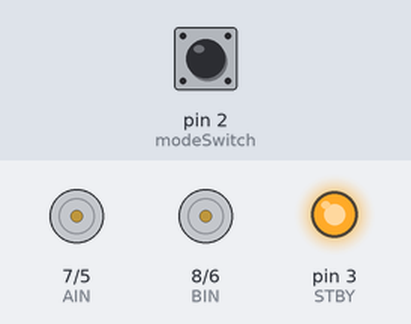
Recording of a sketch running on a simulated Arduino Uno, built with avr-gcc and run on an emulated ATmega328P. On the bench: direction and speed pins drawn as motors (green arrow = direction pin HIGH = forward, orange = LOW = backward, longer = more drive, stopped while the standby pin is LOW), output pins drawn as LEDs (lit = HIGH). Inputs (shaded band) come from the test bench; at power-on: pin 2 (modeSwitch) LOW.

Above: at 0.1 s.
At 5.5 s:
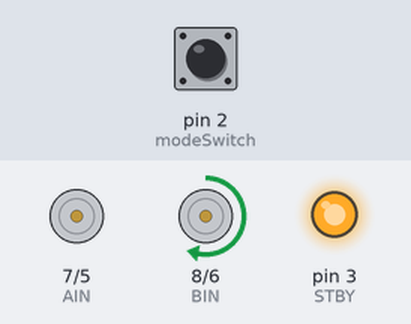
At 15.5 s:
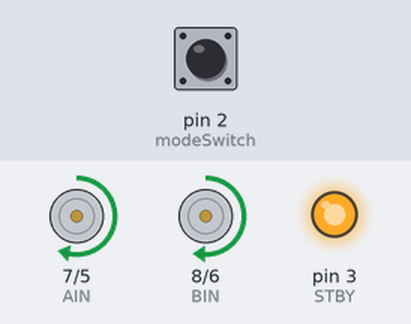
At 26.2 s:
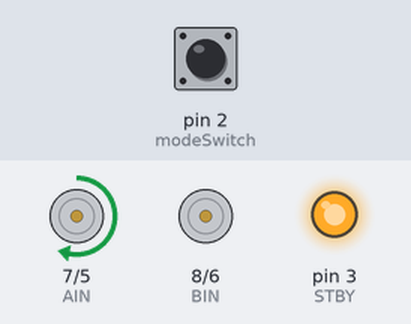
At 37.3 s:
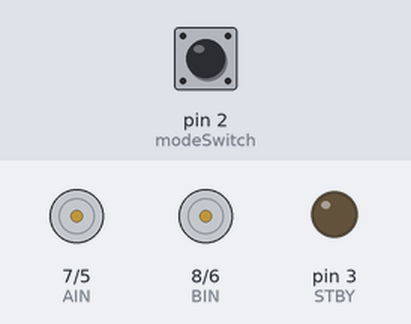
Timing chart, 0 to 39.7 s (numbered marks = the images above):
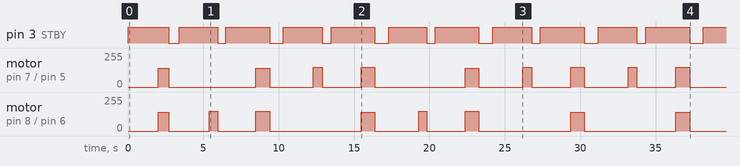

Measured:
- by itself, pin 3 (STBY): repeats every 6.9 s: HIGH 2.5 s, LOW 0.54 s, HIGH 2.9 s, LOW 0.91 s
- by itself, motor on pin 7 (AIN) / pin 5 (PWMA): stopped → forward 140/255 at 2.0 s, → stopped 0.70 s later, → forward 140/255 5.8 s later, → stopped 0.91 s later, … (18 changes in this stretch)
- by itself, motor on pin 8 (BIN) / pin 6 (PWMB): stopped → forward 140/255 at 2.0 s, → stopped 0.70 s later, → forward 150/255 2.7 s later, → stopped 0.54 s later, … (16 changes in this stretch)

The sketch:

robot-tour.ino
```cpp
#define PWMA 5    // Controls power to right motor
#define PWMB 6    // Controls power to left motor
#define AIN 7     // Controls direction of right motor, HIGH = FORWARD, LOW = REVERSE
#define BIN 8     // Controls direction of right motor, HIGH = FORWARD, LOW = REVERSE
#define STBY 3    // Place H-Bridge in standby if LOW, Run if HIGH

#define modeSwitch 2 // Mode Switch input
//init the car
void setup() {

  pinMode(PWMA, OUTPUT);     //set IO pin mode OUTPUT
  pinMode(PWMB, OUTPUT);
  pinMode(BIN, OUTPUT);
  pinMode(AIN, OUTPUT);
  pinMode(STBY, OUTPUT);
  digitalWrite(STBY, HIGH);  //Enable Motors to run
  digitalWrite(PWMA, LOW);  // Fully on
 // digitalWrite(PWMA, HIGH);  // Fully on
}


void stopTime(int mS){
  digitalWrite(STBY, LOW);   // Go into standby
  delay(mS);                //  Wait defined time
  digitalWrite(STBY, HIGH);  //  Come out of standby
}

// max speed is 255
// manually input time and speed
void forward(int dist){
  digitalWrite(AIN, HIGH);    // Forward direction on Right
  digitalWrite(BIN, HIGH);    // Forward direction on Left
  if (dist == 25){
    analogWrite(PWMA, 140);   //  power on Right
    analogWrite(PWMB, 140);   // power on left
    delay(700);
    stopTime(700);
    digitalWrite(PWMA, LOW);   // No power on Right
    digitalWrite(PWMB, LOW);   // No power on Left
    delay(2000);
  } else if (dist == 50){
    analogWrite(PWMA, 140);   //  power on Right
    analogWrite(PWMB, 140);   // power on left
    delay(910);
    stopTime(910);
    digitalWrite(PWMA, LOW);   // No power on Right
    digitalWrite(PWMB, LOW);   // No power on Left
    delay(2000);
  }
}

void backward(int dist){
  digitalWrite(AIN, LOW);    // backward direction on Right
  digitalWrite(BIN, LOW);    // backward direction on Left
  if (dist == 25){
    analogWrite(PWMA, 140);   // power on Right
    analogWrite(PWMB, 140);   // power on left
    delay(700);
    stopTime(700);
    digitalWrite(PWMA, LOW);   // No power on Right
    digitalWrite(PWMB, LOW);   // No power on Left
    delay(2000);
  } else if (dist == 50){
    analogWrite(PWMA, 140);   // power on Right
    analogWrite(PWMB, 140);   // power on left
    delay(910);
    stopTime(910);
    digitalWrite(PWMA, LOW);   // No power on Right
    digitalWrite(PWMB, LOW);   // No power on Left
    delay(2000);
  }
}

void left(){
  digitalWrite(AIN, HIGH);    // Forward direction
  analogWrite(PWMA, 150);   // Full power
  delay(585);              //delay 2000mS
  stopTime(585);
  digitalWrite(PWMA, LOW);   // No power on Right
  delay(2000);              //delay 2000mS
}

void right(){
  digitalWrite(BIN, HIGH);    // Forward direction
  analogWrite(PWMB, 150);   // Full power
  delay(540);
  stopTime(540);
  digitalWrite(PWMB, LOW);
  delay(2000);              //delay 2000mS
}

void loop() {
  while (digitalRead(modeSwitch) == 1);
  delay(2000);
  forward(25);
  right();
  forward(50);
  left();
  forward(50);
  right();
  forward(50);
  left();
  forward(50);
  left();
  forward(50);
  right();
  forward(50);
  backward(50);
  left();
  forward(50);
  forward(50);
  right();
  forward(50);
  right();
  forward(50);
}
```
